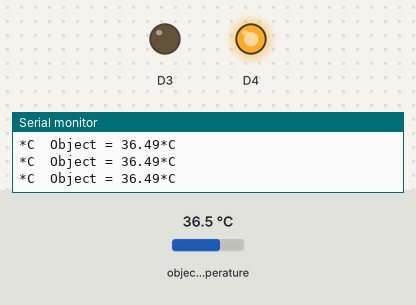
The sketch below on a simulated ESP8266 (NodeMCU). Parts: output pins drawn as LEDs (lit = HIGH), the last lines printed to the serial monitor. The test bench sets the inputs (shaded band); at power-on: object temperature 36.5 °C. WiFi joins after 1.5 s; servers stay silent unless stated.

Above: at 3.0 s.
3.1 s: object temperature set to 37.4 °C
At 3.9 s:
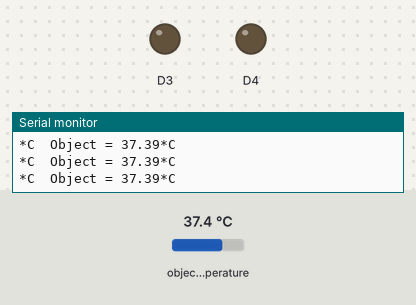
6.1 s: object temperature set to 37.8 °C
9.1 s: object temperature set to 38.3 °C
At 10.0 s:
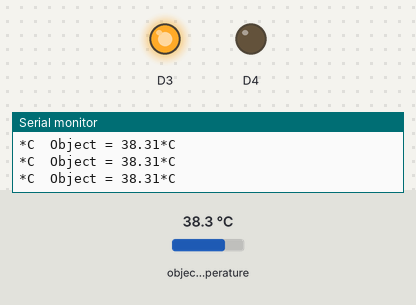
10.6 s: object temperature set to 20 °C
At 11.5 s:
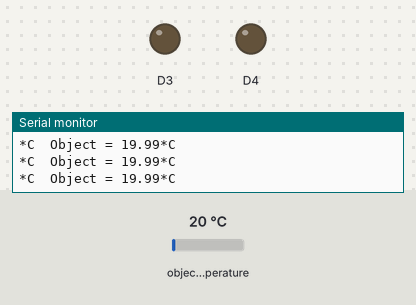
13.6 s: object temperature set to 32.6 °C
16.6 s: object temperature set to 33.5 °C
At 17.9 s:
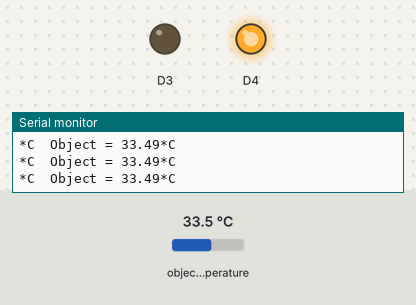
Timing chart, 0 to 19.1 s (numbered marks = the images above; inputs shaded):
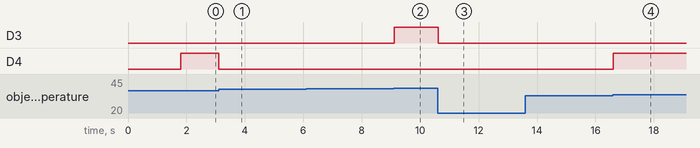

Measured:
- the behaviour switches between 37 and 37.1 °C on object temperature (found by bisection; images 0 and 1)
- the behaviour switches between 38 and 38.1 °C on object temperature (found by bisection; images 1 and 2)
- the behaviour switches between 33 and 33.1 °C on object temperature (found by bisection; images 3 and 4)
- after the input at 3.1 s, D4: HIGH → LOW at once
- after the input at 9.1 s, D3: LOW → HIGH at once
- after the input at 10.6 s, D3: HIGH → LOW at once
- after the input at 16.6 s, D4: LOW → HIGH at once

The sketch:

Covi_Prevento.ino.ino
```cpp
#include <Wire.h>
#include <Adafruit_MLX90614.h>                                                                                                                                                                                                                                                                                                                  //Created By Rohan Barnwal
#define BLYNK_PRINT Serial
#include <ESP8266WiFi.h>
#include <BlynkSimpleEsp8266.h>
BlynkTimer timer;
char auth[] = "kb1Za91DbYpD0tGysNe5jKaHm_Toxj5m"; //Auth code sent via Email
char ssid[] = "Rohan"; //Wifi name
char pass[] = "1234567890";  //Wifi Password
Adafruit_MLX90614 mlx = Adafruit_MLX90614();//Making a variable mlx
void notifyOnThings(){
  if(mlx.readObjectTempC()< 37 && mlx.readObjectTempC()>33  )//mlxreadObjectTempC means the reading of Object Temperature
  {
    digitalWrite(D4,HIGH);
    digitalWrite(D3,LOW);
     Blynk.notify( "कोई दिक्कत नहीं है" );//Notification when temperature is normal


  }


  else if(mlx.readObjectTempC()>38) {
       digitalWrite(D3,HIGH);
       digitalWrite(D4,LOW);
    Blynk.notify("सतर्कता बनाए रखे");//Notification when temperature is high


  }
  else{
    digitalWrite(D4,LOW);
    digitalWrite(D3,LOW);
  }


}

void setup() {

Serial.begin(9600);//Serial Monitor means a monitor from where you can read the values
Blynk.begin(auth, ssid, pass);
pinMode(D4,OUTPUT);
pinMode(D3,OUTPUT);
timer.setInterval(1L,notifyOnThings);
  Serial.println("Adafruit MLX90614 test");

  mlx.begin();
}

void loop() {

  Serial.print("*C\tObject = ");
  Serial.print(mlx.readObjectTempC()); Serial.println("*C");


  Serial.println();

   Blynk.run();
  timer.run();
}

//Created By Rohan Barnwal
```
